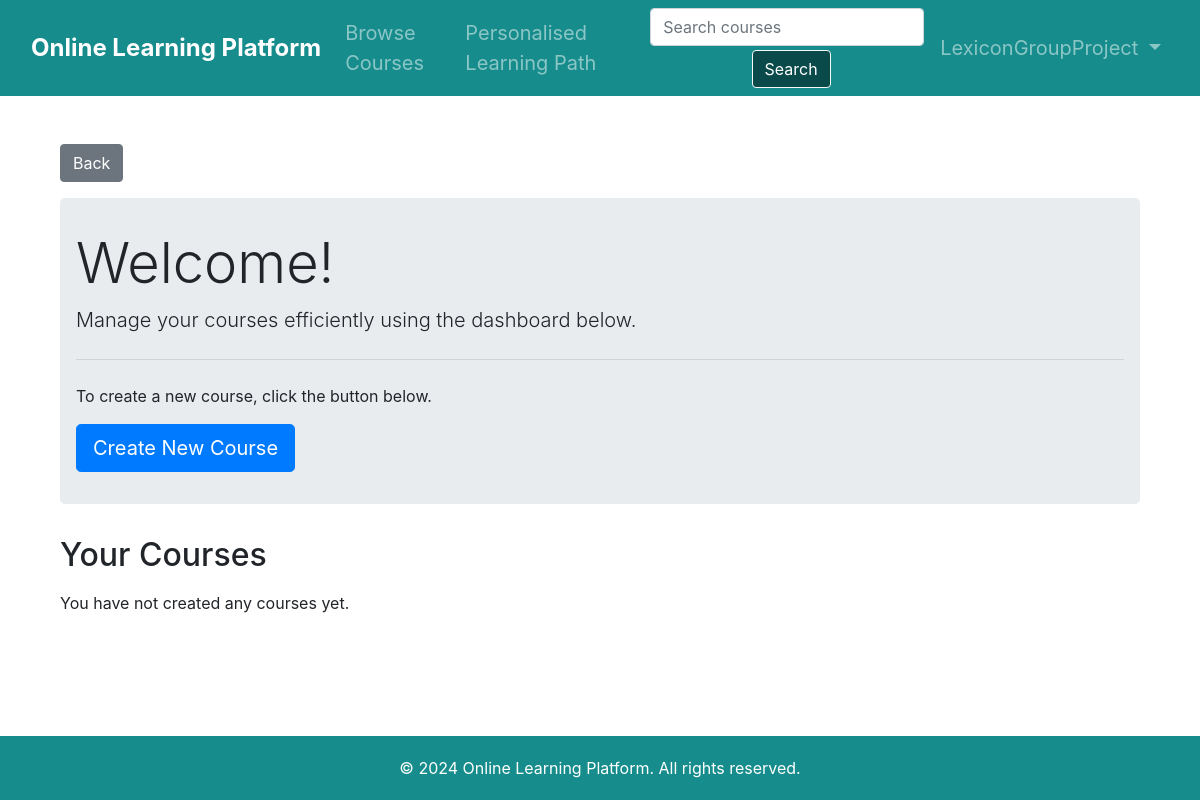
Page /instructor/ (signed in) on the earlier database version.
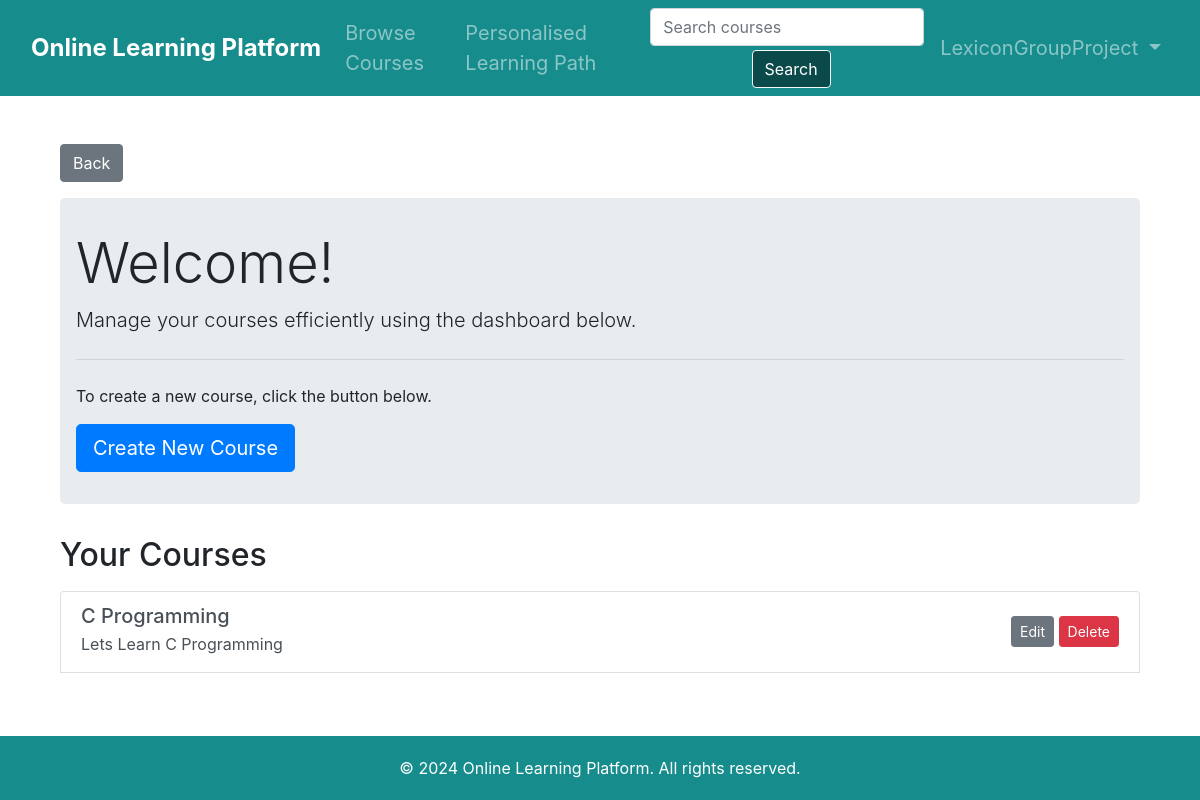
Same page on the later database version.
### CourseApp/models.py (models this page shows, shortened)
class Course(models.Model):
    CATEGORY_CHOICES = [
        ('programming', 'Programming'),
        ('data_science', 'Data Science'),
        ('design', 'Design'),
        ('security', 'Security'),
    ]
    DIFFICULTY_CHOICES = [
        ('beginner', 'Beginner'),
        ('intermediate', 'Intermediate'),
        ('advanced', 'Advanced'),
    ]
    title = models.CharField(max_length=100)
    description = RichTextField()
    price = models.DecimalField(max_digits=10, decimal_places=2)
    image = models.ImageField(upload_to='course_images/', blank=True, null=True, default='default_course_image.jpg')
    author = models.CharField(max_length=100, default='Unknown Author')
    category = models.CharField(max_length=20, choices=CATEGORY_CHOICES, default='programming')
    difficulty_level = models.CharField(max_length=20, choices=DIFFICULTY_CHOICES, default='beginner')

### InstructorApp/views.py (the view)
# urls.py: path('', views.instructor_dashboard, name='instructor_dashboard'),
@login_required
def instructor_dashboard(request):
    courses = Course.objects.filter(author=request.user.username)
    return render(request, 'InstructorApp/instructor_dashboard.html', {'courses': courses})

### InstructorApp/templates/InstructorApp/instructor_dashboard.html (shortened to what this page needs)
{% extends "base.html" %}
{% block content %}
<div class="container mt-5">
    <a class="btn btn-secondary mb-3" href="{% url 'course_list' %}">Back</a>
    <div class="jumbotron">
        <h1 class="display-4">Welcome!</h1>
        <p class="lead">Manage your courses efficiently using the dashboard below.</p>
        <hr class="my-4">
        <p>To create a new course, click the button below.</p>
        <a class="btn btn-primary btn-lg" href="{% url 'create_course' %}" role="button">Create New Course</a>
    </div>
    <h2>Your Courses</h2>
    <div class="mt-3">
        {% if courses %}
            <div class="list-group">
                {% for course in courses %}
                    <div class="list-group-item list-group-item-action d-flex justify-content-between align-items-center">
                        <div>
                            <h5 class="mb-1">{{ course.title }}</h5>
                            <p class="mb-1">{{ course.description|truncatewords:20 }}</p>
                        </div>
                        <div>
                            <a href="{% url 'edit_course' course.id %}" class="btn btn-secondary btn-sm">Edit</a>
                            <button type="button" class="btn btn-danger btn-sm" data-toggle="modal" data-target="#deleteModal{{ course.id }}">
                                Delete
                            </button>
                        </div>
                    </div>
                {% endfor %}
            </div>
        {% else %}
            <p class="mt-3">You have not created any courses yet.</p>
        {% endif %}
    </div>
</div>
{% endblock %}

Differences in the rows shown:
added Course: title "C Programming", description "Lets Learn C Programming"
Other differences:
text no longer shown: "You have not created any courses yet."
